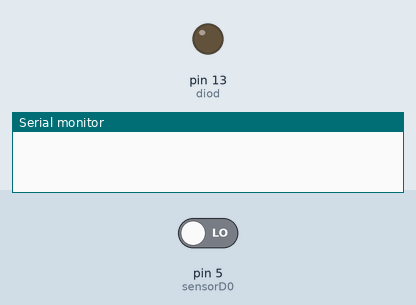
This sketch was run on a simulated Arduino Uno, built with avr-gcc and run on an emulated ATmega328P. On the bench: output pins drawn as LEDs (lit = HIGH), the last lines printed to the serial monitor. Dashed ring = blinking. The inputs (shaded band) are chosen by the test bench; at power-on: pin 5 (sensorD0) LOW.

Above: at 1.2 s.
1.3 s: pin 5 (sensorD0) driven HIGH
At 1.55 s:
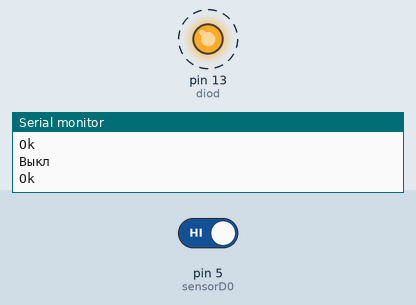
4.3 s: pin 5 (sensorD0) driven LOW
At 4.3 s:
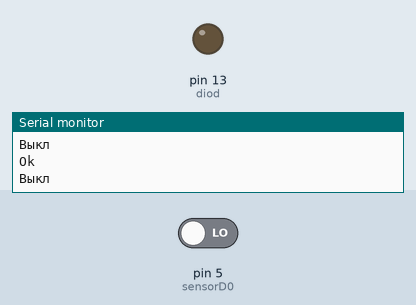
Timing chart, 0 to 7.3 s (numbered marks = the images above; inputs shaded):
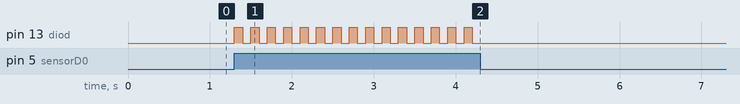

Measured:
- after the input at 1.3 s, pin 13 (diod): alternates HIGH for 0.10 s and LOW for 0.10 s, starting at once
- after the input at 4.3 s, pin 13 (diod): stops changing and stays LOW

The sketch:

xlopok_double.ino
```cpp
// Включение и выключение по хлопку
const int sensorD0 = 5;   // Пин Arduino к которому подключен выход D0 датчика
const int diod = 13;      // Пин Arduino к которому подключен светодиод
int diodState = LOW;      // Статус светодиода "выключен"

void setup ()
{
  Serial.begin(9600);
  pinMode(diod, OUTPUT); // устанавливаем цифровой пин 2 в режим выхода
}

void loop ()
{
    // получаем сигнал с датчика
    int sensorValue = digitalRead(sensorD0);

 //если порог громкости достигнут и светодиод был ВЫКЛЮЧЕН
if (sensorValue == 1 && diodState == LOW) {
      Serial.println("Ok");
      digitalWrite(diod, HIGH);   // включаем светодиод
      diodState = HIGH;           // устанавливаем статус светодиода "включен"
      delay(100);                 // небольшая задержка для фильтрации помех

}
else {
      // если порог громкости достигнут и светодиод был ВКЛЮЧЕН
      if (sensorValue == 1 && diodState == HIGH)  {
          Serial.println("Выкл");
          digitalWrite(diod, LOW);      // выключаем светодиод
          diodState = LOW;             // устанавливаем статус светодиода "выключен"
          delay(100);                  // небольшая задержка для фильтрации помех
         }
}
}
```
